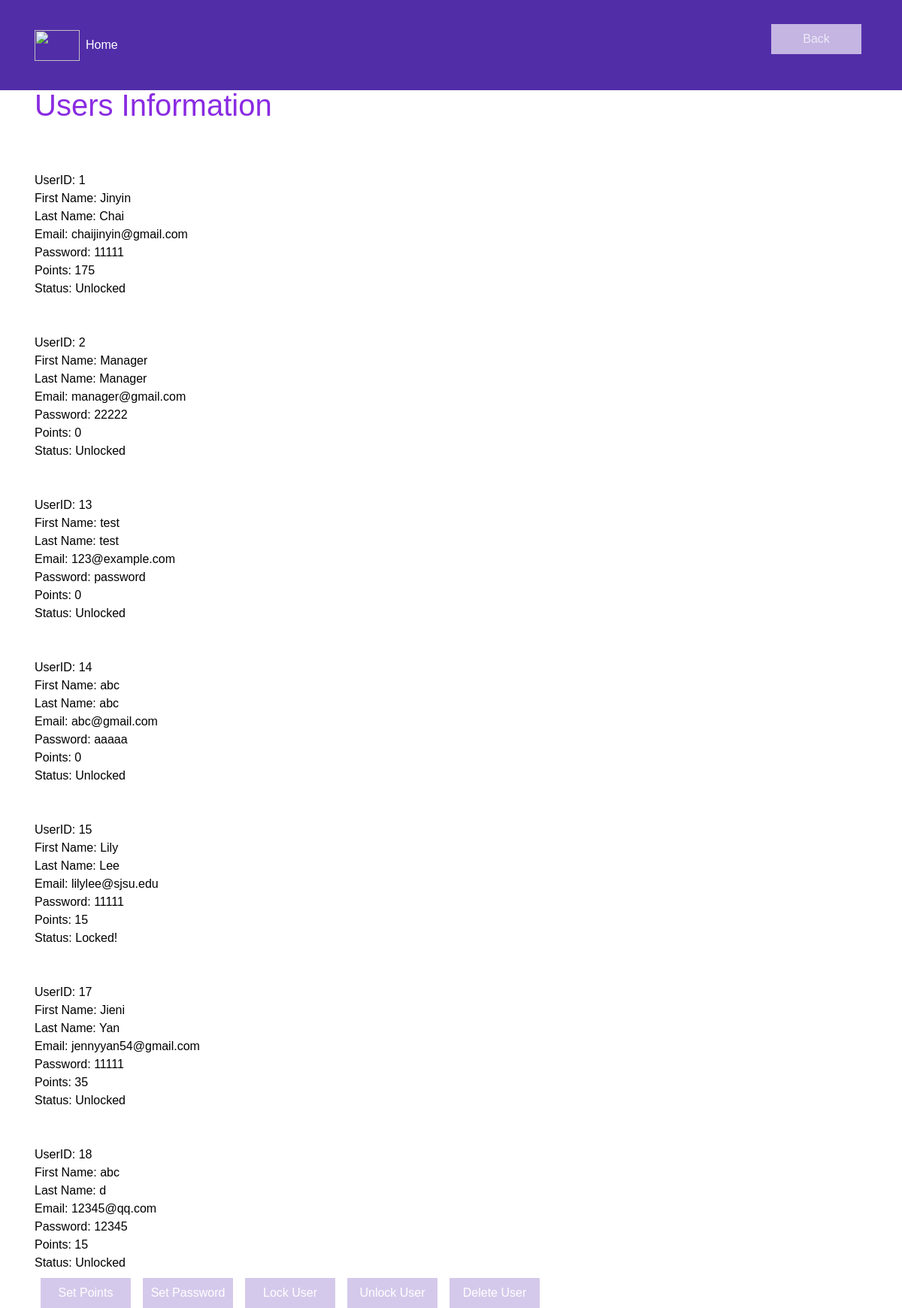
The page /user_manage.php on the database its author committed.
### tables this page shows
CREATE TABLE `Users` (
  `UserID` int(20) NOT NULL,
  `Email` varchar(30) NOT NULL,
  `Password` varchar(20) NOT NULL,
  `Firstnm` varchar(15) NOT NULL,
  `Lastnm` varchar(15) NOT NULL,
  `Points` int(10) NOT NULL DEFAULT 0,
  `salt1` int(20) NOT NULL,
  `salt2` int(20) NOT NULL,
  `hash` varchar(200) NOT NULL,
  `lockUser` int(11) NOT NULL DEFAULT 0
);

### public_html/user_manage.php (the view, shortened to what this page needs)
<?php
require_once 'login.php';
$conn = new mysqli($hn, $un, $pw, $db);
echo <<<_End
<html>
	<head>
		<link rel="stylesheet" href="https://stackpath.bootstrapcdn.com/bootstrap/4.4.1/css/bootstrap.min.css">
        <link rel="stylesheet" type="text/css" href="background.css">
        <link rel="stylesheet" href="styles.css">
        <title>Smart City Recreation</title>
	</head>
	<body>
	    <nav class="navbar navbar-dark navbar-expand-sm fixed-top">
            <div class="container">
                <button class="navbar-toggler" type="button" data-toggle="collapse" data-target="#Navbar">
                    <span class="navbar-toggler-icon"></span>
                </button>
                <a class="navbar-brand mr-auto" href="#"><img src="images/activity.png" height="41" width="60"></a>
                <div class="collapse navbar-collapse" id="Navbar">
                    <ul class="navbar-nav mr-auto">
                        <li class="nav-item active"><a class="nav-link" href="index.php"></span>Home</a></li>
                    </ul>
                    <form method="POST" action="manager_login.php">
                    <button type="submit" name="back" id="back">Back</button></form>
                </div>
            </div>
        </nav>
        <div  class="bodycontent">
            <div class="container">
                <div><label style="color:#8A2BE2;text-align:center;"><h1>Users Information<br/></h1></label></div>
_End;
                $query = "SELECT * FROM Users";
                $result = $conn->query($query);
                if (!$result)
                {
                    echo "No User";
                }
                else
                {
                    $rows = $result->num_rows;
                    for ($i = 0 ; $i < $rows ; ++$i)
                    {
                        $result->data_seek($i);
                        $row = $result->fetch_array(MYSQLI_NUM);
                        $userID = $row[0];
                        $email= $row[1];
                        $pwd = $row[2];
                        $firstname = $row[3];
                        $lastname = $row[4];
                        $points = $row[5];
                        $lockStatus = "";
                        if($row[9] == 0)
                            $lockStatus = "Unlocked";
                        else
                            $lockStatus = "Locked!";
                        echo "<br><br>";
                        echo "UserID: ".$userID."<br>";
                        echo "First Name: ".$firstname."<br>";
                        echo "Last Name: ".$lastname."<br>";
                        echo "Email: ".$email."<br>";
                        echo "Password: ".$pwd."<br>";
                        echo "Points: ".$points."<br>";
                        echo "Status: ".$lockStatus."<br>";
                    }
                }
                echo<<<_e2
                  <div>
                  <button type="button" onclick="document.getElementById('id07').style.display='block'" class="signupbtn">Set Points</button></div>
                  <div>
                  <button onclick="document.getElementById('id06').style.display='block'" name="set_pw_button" id="set_pw_button" type="button" class="signupbtn">Set Password</button></div>
                  <div>
                  <button type="button" onclick="document.getElementById('id08').style.display='block'" class="signupbtn">Lock User</button></div>
                  <div>
                  <button type="button" onclick="document.getElementById('id09').style.display='block'" class="signupbtn">Unlock User</button></div>
                  <div>
                  <button type="button" onclick="document.getElementById('id10').style.display='block'" class="signupbtn">Delete User</button></div>
                  <link rel="stylesheet" href="login_style.css">
                  <link rel="stylesheet" type="text/css" href="login_style.css">
                </div>
            </div>
    </body>
</html>
_e2;
?>

### public_html/background.css (style rules this page uses)
body { background: url(https://image.freepik.com/free-vector/abstract-hand-painted-watercolor-sky-clouds-background_100956-418.jpg); background-size: cover; background-position: center; font-family: Arial; color: black; }
html { height: 100%; }

### public_html/styles.css (style rules this page uses)
body { padding: 50px 0px 0px 0px; z-index: 0; }
.navbar-dark { background-color: #512DA8; }

### public_html/login_style.css (style rules this page uses)
body { font-family: Arial, Helvetica, sans-serif; }
* { box-sizing: border-box; }
button { background-color: #D1C4E9; color: white; padding: 8px 10px; border: none; margin: 8px; cursor: pointer; width: 120; opacity: 0.9; }
.cancelbtn, .signupbtn { float: left; width: 120; }
.container { padding: 16px; }
.bodycontent { margin-top: 50px; }

### rows shown on the page
users: UserID "1", Firstnm "Jinyin", Lastnm "Chai", Email "chaijinyin@gmail.com", Password "11111", Points "175", lockUser "Unlocked"
users: UserID "2", Firstnm "Manager", Lastnm "Manager", Email "manager@gmail.com", Password "22222", Points "0", lockUser "Unlocked"
users: UserID "13", Firstnm "test", Lastnm "test", Email "123@example.com", Password "password", Points "0", lockUser "Unlocked"
users: UserID "14", Firstnm "abc", Lastnm "abc", Email "abc@gmail.com", Password "aaaaa", Points "0", lockUser "Unlocked"
users: UserID "15", Firstnm "Lily", Lastnm "Lee", Email "lilylee@sjsu.edu", Password "11111", Points "15", lockUser "Locked!"
users: UserID "17", Firstnm "Jieni", Lastnm "Yan", Email "jennyyan54@gmail.com", Password "11111", Points "35", lockUser "Unlocked"
users: UserID "18", Firstnm "abc", Lastnm "d", Email "12345@qq.com", Password "12345", Points "15", lockUser "Unlocked"
